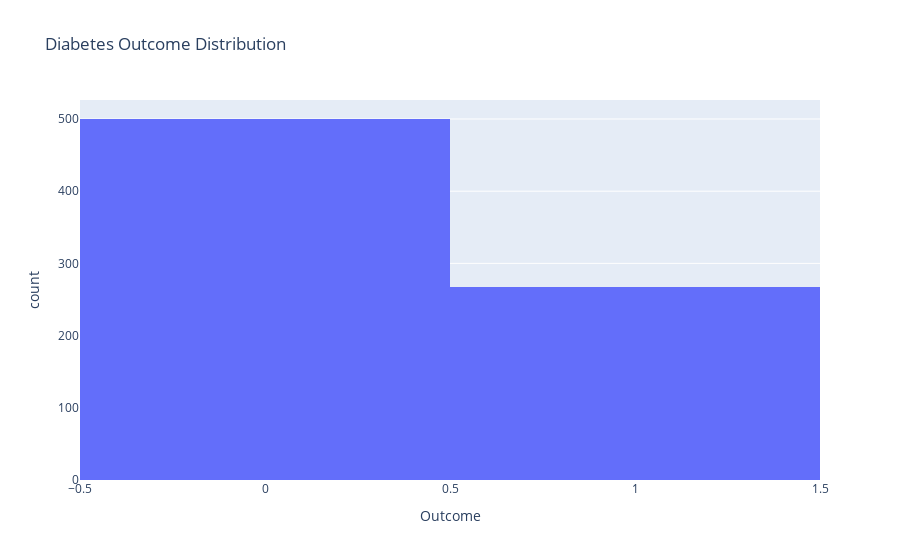

Notebook code cell kept with this figure:
### Code cell
fig = px.histogram(df, x="Outcome", title="Diabetes Outcome Distribution")
fig.show()

### Figure 1 — Plotly figure (JSON) as saved in the notebook; plotly's stock layout.template omitted (floating-point values rounded to 4 significant figures; data arrays with more than 128 entries replaced by an {"elided": "..."} marker saying what was removed)
{"data": [{"bingroup": "x", "hovertemplate": "Outcome=%{x}<br>count=%{y}<extra></extra>", "legendgroup": "", "marker": {"color": "#636efa", "pattern": {"shape": ""}}, "name": "", "orientation": "v", "showlegend": false, "type": "histogram", "x": {"elided": "768 int values"}, "xaxis": "x", "yaxis": "y"}], "layout": {"barmode": "relative", "legend": {"tracegroupgap": 0}, "title": {"text": "Diabetes Outcome Distribution"}, "xaxis": {"anchor": "y", "domain": [0, 1], "title": {"text": "Outcome"}}, "yaxis": {"anchor": "x", "domain": [0, 1], "title": {"text": "count"}}}}
